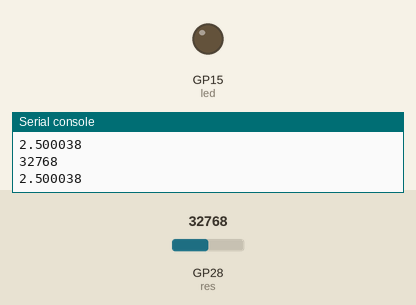
This program was run on a simulated Raspberry Pi Pico running MicroPython. On the bench: output pins drawn as LEDs (lit = HIGH), the last lines printed to the serial console. Inputs (shaded band) come from the test bench; at power-on: GP28 (res) = 32768 (analog values on the 0–65535 scale).

Above: at 1.2 s.
1.3 s: GP28 (res) set to 49312
3.2 s: GP28 (res) set to 51168
At 4.7 s:
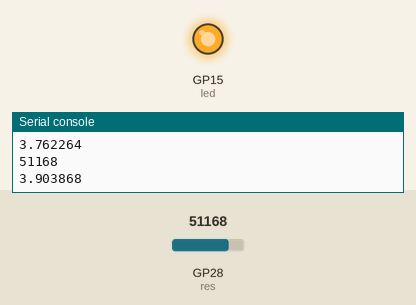
5.5 s: GP28 (res) set to 49345
At 7.2 s:
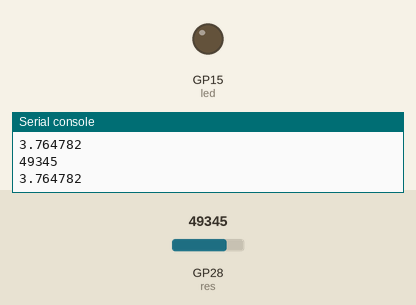
7.5 s: GP28 (res) set to 50655
At 9.0 s:
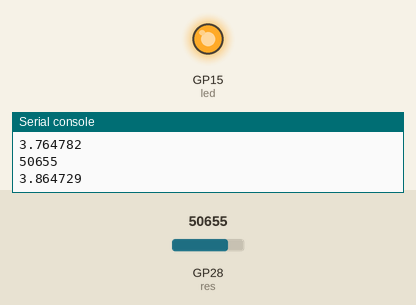
Timing chart, 0 to 10.5 s (numbered marks = the images above; inputs shaded):
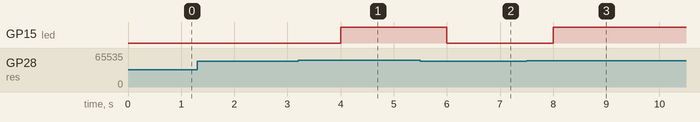

Measured:
- the behaviour switches between 50000 and 50016 on GP28 (res) (found by bisection; images 0 and 1)
- after the input at 3.2 s, GP15 (led): LOW → HIGH after 0.80 s
- after the input at 5.5 s, GP15 (led): HIGH → LOW after 0.50 s
- after the input at 7.5 s, GP15 (led): LOW → HIGH after 0.50 s

The program:

photoresistor.py
```python
from machine import Pin, ADC
import time

res = ADC(Pin(28))
led = Pin(15, Pin.OUT)
conversion_factor = 5/ 65535

while True:
    res_value = res.read_u16()
    print(res_value)
    print(res_value*conversion_factor)
    if res_value  > 50000:
        led.value(1)
    else:
        led.value(0)

    time.sleep(1)
```
